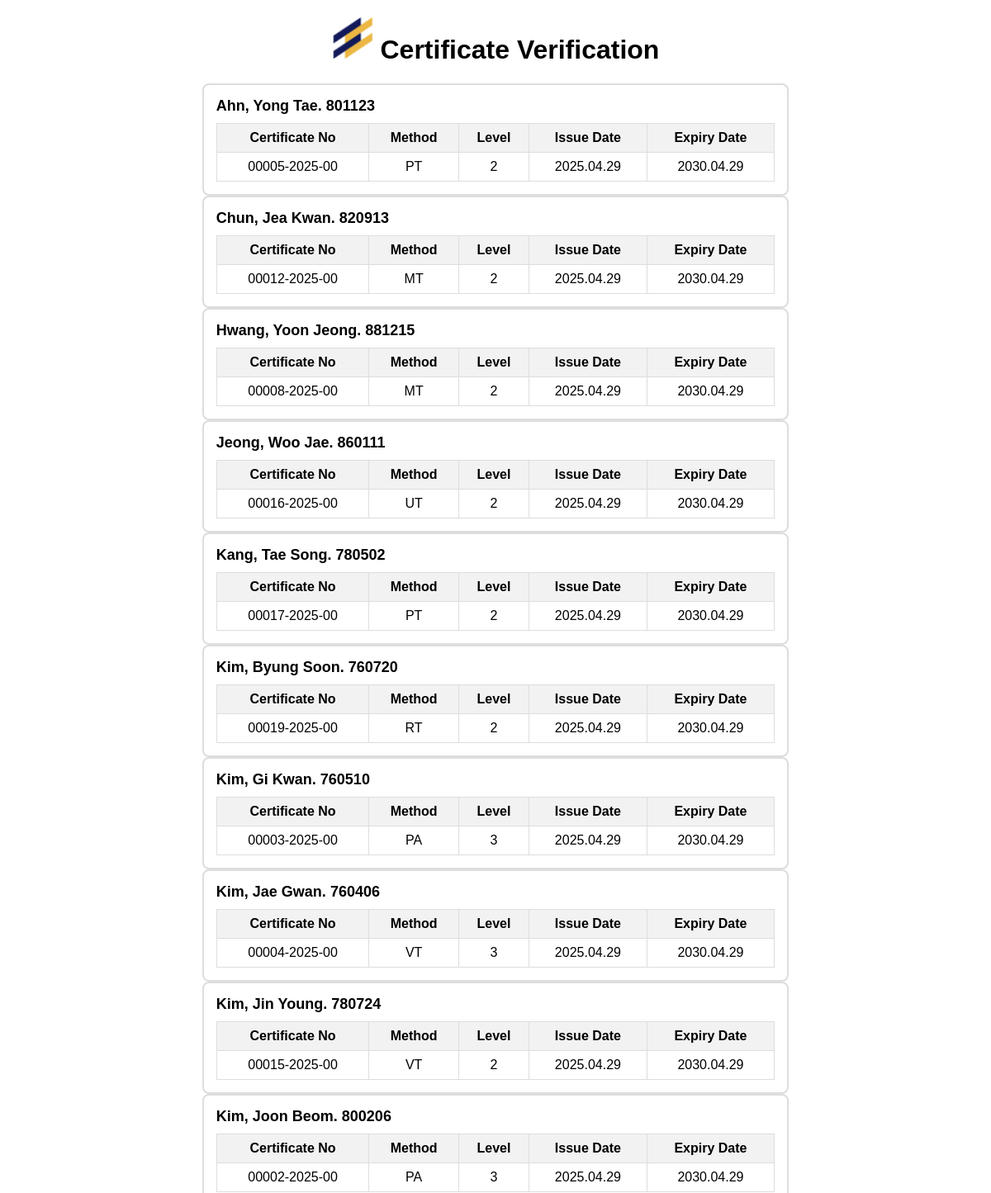
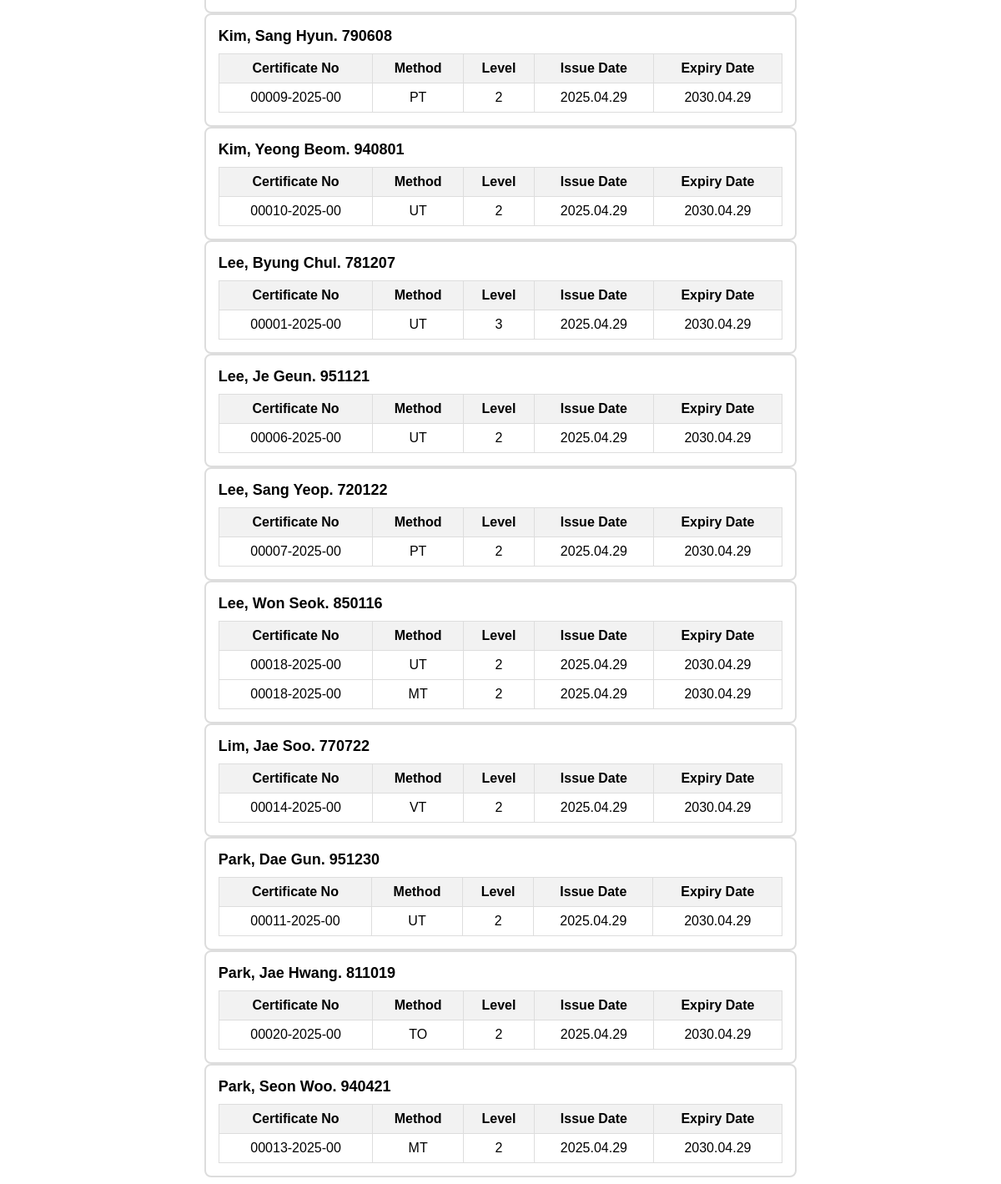
The page / on the database its author committed (2 pictures, top to bottom).
### tables this page shows
CREATE TABLE certification (
    id INTEGER PRIMARY KEY AUTOINCREMENT,
    name TEXT NOT NULL,
    birth TEXT NOT NULL,
    certificate_no TEXT NOT NULL,
    method TEXT NOT NULL,
    level TEXT NOT NULL,
    issue_date TEXT NOT NULL,
    expiry_date TEXT NOT NULL
);

### name_grouping.py (the view)
@app.route('/')
def certificate_list():
    grouped_data = get_certifications()  # DB에서 데이터 가져오기
    return render_template("output_now.html", grouped_data=grouped_data)

### name_grouping.py (called while the page is built)
def get_certifications():
    conn = sqlite3.connect("certification.db")
    cursor = conn.cursor()
    cursor.execute('''
        SELECT name, birth, certificate_no, method, level, issue_date, expiry_date
        FROM certification
        ORDER BY name, birth
    ''')
    rows = cursor.fetchall()
    conn.close()
    grouped_data = {}
    for row in rows:
        name, birth, certificate_no, method, level, issue_date, expiry_date = row
        key = (name, birth)  # 이름과 생년월일을 기준으로 그룹화
        if key not in grouped_data:
            grouped_data[key] = []
        grouped_data[key].append({
            "certificate_no": certificate_no,
            "method": method,
            "level": level,
            "issue_date": issue_date,
            "expiry_date": expiry_date
        })
    return grouped_data

### templates/output_now.html (shortened to what this page needs)
<!DOCTYPE html>
<html lang="ko">
<head>
</head>
<body>
    <div class="container">
        <h1>
            <img src="{{ url_for('static', filename='favicon.ico') }}" alt="로고" width="50">
            Certificate Verification
        </h1>
        {% for (name, dob), certificates in grouped_data.items() %}
        <div class="person-section">
            <div class="person-header">
                {{ name }}. {{ dob }}
            </div>
            <table>
                <thead>
                    <tr>
                        <th>Certificate No</th>
                        <th>Method</th>
                        <th>Level</th>
                        <th>Issue Date</th>
                        <th>Expiry Date</th>
                    </tr>
                </thead>
                <tbody>
                    {% for cert in certificates %}
                    <tr>
                        <td data-label="Certificate No">{{ cert['certificate_no'] }}</td>
                        <td data-label="Method">{{ cert['method'] }}</td>
                        <td data-label="Level">{{ cert['level'] }}</td>
                        <td data-label="Issue Date">{{ cert['issue_date'] }}</td>
                        <td data-label="Expiry Date">{{ cert['expiry_date'] }}</td>
                    </tr>
                    {% endfor %}
                </tbody>
            </table>
        </div>
        {% endfor %}
    </div>
</body>
</html>

### templates/output_now.html (style rules this page uses)
body { font-family: Arial, sans-serif; }
.container { width: 60%; margin-left: 20%; text-align: center; }
.person-section { padding: 15px; border: 2px solid #ddd; border-radius: 8px; text-align: left; overflow-x: auto; }
.person-header { font-size: 18px; font-weight: bold; margin-bottom: 10px; }
table { width: 100%; border-collapse: collapse; margin-top: 10px; }
th, td { border: 1px solid #ddd; padding: 8px; text-align: center; }
th { background-color: #f2f2f2; }

### rows shown on the page
certification: grouped_data "Ahn, Yong Tae", grouped_data "801123", certificate_no "00005-2025-00", method "PT", level "2", issue_date "2025.04.29", expiry_date "2030.04.29"
certification: grouped_data "Chun, Jea Kwan", grouped_data "820913", certificate_no "00012-2025-00", method "MT", level "2", issue_date "2025.04.29", expiry_date "2030.04.29"
certification: grouped_data "Hwang, Yoon Jeong", grouped_data "881215", certificate_no "00008-2025-00", method "MT", level "2", issue_date "2025.04.29", expiry_date "2030.04.29"
certification: grouped_data "Jeong, Woo Jae", grouped_data "860111", certificate_no "00016-2025-00", method "UT", level "2", issue_date "2025.04.29", expiry_date "2030.04.29"
certification: grouped_data "Kang, Tae Song", grouped_data "780502", certificate_no "00017-2025-00", method "PT", level "2", issue_date "2025.04.29", expiry_date "2030.04.29"
certification: grouped_data "Kim, Byung Soon", grouped_data "760720", certificate_no "00019-2025-00", method "RT", level "2", issue_date "2025.04.29", expiry_date "2030.04.29"
certification: grouped_data "Kim, Gi Kwan", grouped_data "760510", certificate_no "00003-2025-00", method "PA", level "3", issue_date "2025.04.29", expiry_date "2030.04.29"
certification: grouped_data "Kim, Jae Gwan", grouped_data "760406", certificate_no "00004-2025-00", method "VT", level "3", issue_date "2025.04.29", expiry_date "2030.04.29"
certification: grouped_data "Kim, Jin Young", grouped_data "780724", certificate_no "00015-2025-00", method "VT", level "2", issue_date "2025.04.29", expiry_date "2030.04.29"
certification: grouped_data "Kim, Joon Beom", grouped_data "800206", certificate_no "00002-2025-00", method "PA", level "3", issue_date "2025.04.29", expiry_date "2030.04.29"
certification: grouped_data "Kim, Sang Hyun", grouped_data "790608", certificate_no "00009-2025-00", method "PT", level "2", issue_date "2025.04.29", expiry_date "2030.04.29"
certification: grouped_data "Kim, Yeong Beom", grouped_data "940801", certificate_no "00010-2025-00", method "UT", level "2", issue_date "2025.04.29", expiry_date "2030.04.29"
certification: grouped_data "Lee, Byung Chul", grouped_data "781207", certificate_no "00001-2025-00", method "UT", level "3", issue_date "2025.04.29", expiry_date "2030.04.29"
certification: grouped_data "Lee, Je Geun", grouped_data "951121", certificate_no "00006-2025-00", method "UT", level "2", issue_date "2025.04.29", expiry_date "2030.04.29"
certification: grouped_data "Lee, Sang Yeop", grouped_data "720122", certificate_no "00007-2025-00", method "PT", level "2", issue_date "2025.04.29", expiry_date "2030.04.29"
certification: grouped_data "Lee, Won Seok", grouped_data "850116", certificate_no "00018-2025-00", method "UT", level "2", issue_date "2025.04.29", expiry_date "2030.04.29"
certification: certificate_no "00018-2025-00", method "MT", level "2", issue_date "2025.04.29", expiry_date "2030.04.29"
certification: grouped_data "Lim, Jae Soo", grouped_data "770722", certificate_no "00014-2025-00", method "VT", level "2", issue_date "2025.04.29", expiry_date "2030.04.29"
certification: grouped_data "Park, Dae Gun", grouped_data "951230", certificate_no "00011-2025-00", method "UT", level "2", issue_date "2025.04.29", expiry_date "2030.04.29"
certification: grouped_data "Park, Jae Hwang", grouped_data "811019", certificate_no "00020-2025-00", method "TO", level "2", issue_date "2025.04.29", expiry_date "2030.04.29"
certification: grouped_data "Park, Seon Woo", grouped_data "940421", certificate_no "00013-2025-00", method "MT", level "2", issue_date "2025.04.29", expiry_date "2030.04.29"
